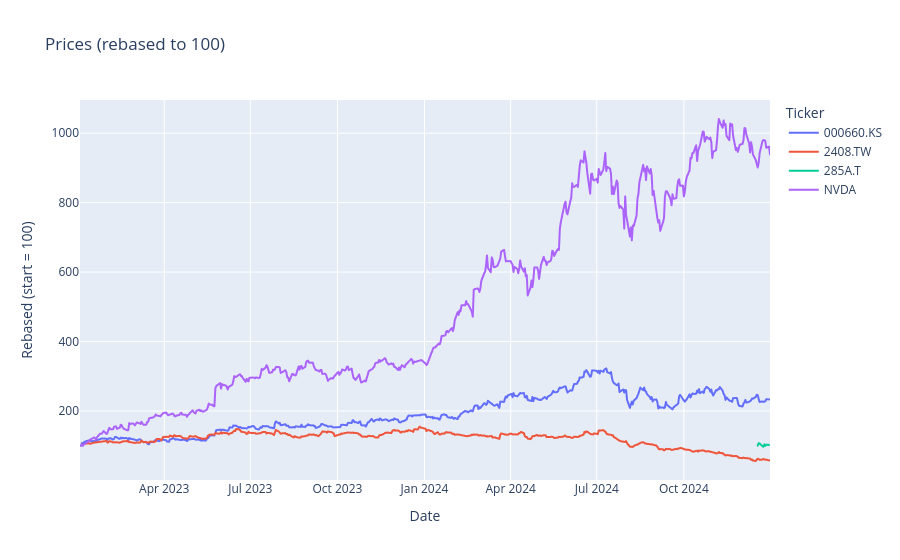

Notebook source saved alongside this figure:
### Markdown cell above
## Compare across currencies
Rebase to 100 so US and foreign listings are comparable.

### Code cell
plot_prices(prices, ["NVDA", "000660.KS", "2408.TW", "285A.T"], start, end, normalize=True)

### Figure 1 — Plotly figure (JSON) as saved in the notebook; plotly's stock layout.template omitted (floating-point values rounded to 4 significant figures; data arrays with more than 128 entries replaced by an {"elided": "..."} marker saying what was removed)
{"data": [{"hovertemplate": "Ticker=000660.KS<br>Date=%{x}<br>Rebased (start = 100)=%{y}<extra></extra>", "legendgroup": "000660.KS", "line": {"color": "#636efa", "dash": "solid"}, "marker": {"symbol": "circle"}, "mode": "lines", "name": "000660.KS", "showlegend": true, "type": "scattergl", "x": {"elided": "489 str values"}, "xaxis": "x", "y": {"elided": "489 float values"}, "yaxis": "y"}, {"hovertemplate": "Ticker=2408.TW<br>Date=%{x}<br>Rebased (start = 100)=%{y}<extra></extra>", "legendgroup": "2408.TW", "line": {"color": "#EF553B", "dash": "solid"}, "marker": {"symbol": "circle"}, "mode": "lines", "name": "2408.TW", "showlegend": true, "type": "scattergl", "x": {"elided": "481 str values"}, "xaxis": "x", "y": {"elided": "481 float values"}, "yaxis": "y"}, {"hovertemplate": "Ticker=285A.T<br>Date=%{x}<br>Rebased (start = 100)=%{y}<extra></extra>", "legendgroup": "285A.T", "line": {"color": "#00cc96", "dash": "solid"}, "marker": {"symbol": "circle"}, "mode": "lines", "name": "285A.T", "showlegend": true, "type": "scattergl", "x": ["2024-12-18T00:00:00.000000", "2024-12-19T00:00:00.000000", "2024-12-20T00:00:00.000000", "2024-12-23T00:00:00.000000", "2024-12-24T00:00:00.000000", "2024-12-25T00:00:00.000000", "2024-12-26T00:00:00.000000", "2024-12-27T00:00:00.000000", "2024-12-30T00:00:00.000000"], "xaxis": "x", "y": [100.0, 107.4, 106.5, 98.69, 97.06, 103.9, 99.31, 102.7, 102.4], "yaxis": "y"}, {"hovertemplate": "Ticker=NVDA<br>Date=%{x}<br>Rebased (start = 100)=%{y}<extra></extra>", "legendgroup": "NVDA", "line": {"color": "#ab63fa", "dash": "solid"}, "marker": {"symbol": "circle"}, "mode": "lines", "name": "NVDA", "showlegend": true, "type": "scattergl", "x": {"elided": "502 str values"}, "xaxis": "x", "y": {"elided": "502 float values"}, "yaxis": "y"}], "layout": {"legend": {"title": {"text": "Ticker"}, "tracegroupgap": 0}, "title": {"text": "Prices (rebased to 100)"}, "xaxis": {"anchor": "y", "domain": [0, 1], "title": {"text": "Date"}}, "yaxis": {"anchor": "x", "domain": [0, 1], "title": {"text": "Rebased (start = 100)"}}}}
